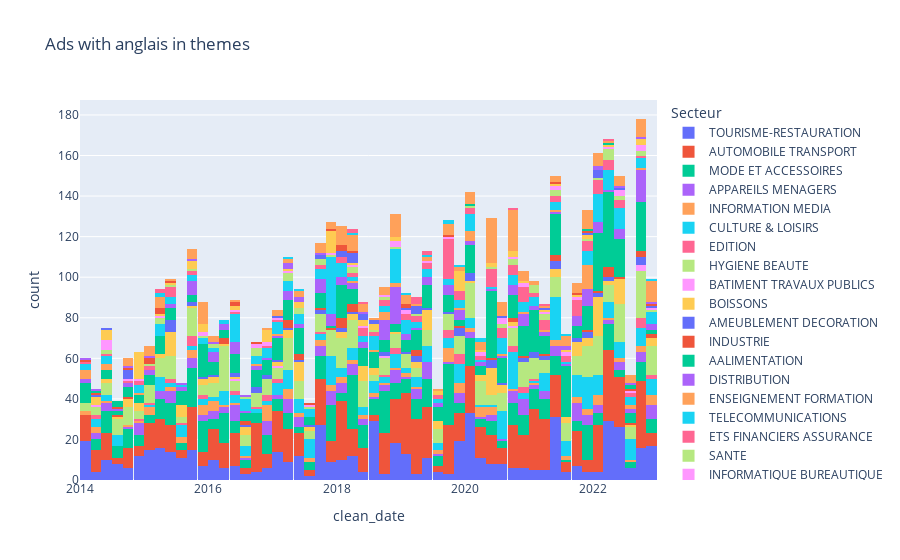

The notebook cell saved with this chart:
### Code cell
theme = 'anglais'

sub_arcom_df = arcom_df[[theme in x for x in arcom_df['clean_theme']]]
fig = px.histogram(sub_arcom_df,
            x='clean_date',
            color='Secteur', title=f'Ads with {theme} in themes')
fig.show()

### Figure 1 — Plotly figure (JSON) as saved in the notebook; plotly's stock layout.template omitted (floating-point values rounded to 4 significant figures; data arrays with more than 128 entries replaced by an {"elided": "..."} marker saying what was removed)
{"data": [{"alignmentgroup": "True", "bingroup": "x", "hovertemplate": "Secteur=TOURISME-RESTAURATION<br>clean_date=%{x}<br>count=%{y}<extra></extra>", "legendgroup": "TOURISME-RESTAURATION", "marker": {"color": "#636efa", "pattern": {"shape": ""}}, "name": "TOURISME-RESTAURATION", "offsetgroup": "TOURISME-RESTAURATION", "orientation": "v", "showlegend": true, "type": "histogram", "x": {"elided": "601 str values"}, "xaxis": "x", "yaxis": "y"}, {"alignmentgroup": "True", "bingroup": "x", "hovertemplate": "Secteur=AUTOMOBILE TRANSPORT<br>clean_date=%{x}<br>count=%{y}<extra></extra>", "legendgroup": "AUTOMOBILE TRANSPORT", "marker": {"color": "#EF553B", "pattern": {"shape": ""}}, "name": "AUTOMOBILE TRANSPORT", "offsetgroup": "AUTOMOBILE TRANSPORT", "orientation": "v", "showlegend": true, "type": "histogram", "x": {"elided": "832 str values"}, "xaxis": "x", "yaxis": "y"}, {"alignmentgroup": "True", "bingroup": "x", "hovertemplate": "Secteur=MODE ET ACCESSOIRES<br>clean_date=%{x}<br>count=%{y}<extra></extra>", "legendgroup": "MODE ET ACCESSOIRES", "marker": {"color": "#00cc96", "pattern": {"shape": ""}}, "name": "MODE ET ACCESSOIRES", "offsetgroup": "MODE ET ACCESSOIRES", "orientation": "v", "showlegend": true, "type": "histogram", "x": {"elided": "484 str values"}, "xaxis": "x", "yaxis": "y"}, {"alignmentgroup": "True", "bingroup": "x", "hovertemplate": "Secteur=APPAREILS MENAGERS<br>clean_date=%{x}<br>count=%{y}<extra></extra>", "legendgroup": "APPAREILS MENAGERS", "marker": {"color": "#ab63fa", "pattern": {"shape": ""}}, "name": "APPAREILS MENAGERS", "offsetgroup": "APPAREILS MENAGERS", "orientation": "v", "showlegend": true, "type": "histogram", "x": {"elided": "194 str values"}, "xaxis": "x", "yaxis": "y"}, {"alignmentgroup": "True", "bingroup": "x", "hovertemplate": "Secteur=INFORMATION MEDIA<br>clean_date=%{x}<br>count=%{y}<extra></extra>", "legendgroup": "INFORMATION MEDIA", "marker": {"color": "#FFA15A", "pattern": {"shape": ""}}, "name": "INFORMATION MEDIA", "offsetgroup": "INFORMATION MEDIA", "orientation": "v", "showlegend": true, "type": "histogram", "x": ["2014-03-12", "2014-03-15", "2014-04-12", "2014-05-04", "2014-10-03", "2014-11-15", "2014-02-10", "2014-02-21", "2015-05-05", "2015-06-14", "2015-07-04", "2015-08-02", "2015-07-28", "2015-09-09", "2015-09-12", "2015-10-06", "2015-11-01", "2015-11-01", "2015-10-31", "2015-11-08", "2015-11-09", "2015-01-27", "2015-12-23", "2015-02-02", "2015-02-22", "2015-02-24", "2016-01-08", "2016-01-08", "2016-01-08", "2016-04-05", "2016-06-06", "2016-08-23", "2016-11-02", "2016-02-07", "2016-12-24", "2016-12-24", "2016-12-25", "2016-12-25", "2016-12-25", "2016-12-25", "2016-12-25", "2016-02-13", "2017-03-31", "2017-04-20", "2017-04-20", "2017-04-20", "2017-05-22", "2017-06-10", "2017-07-01", "2017-08-28", "2017-09-20", "2017-10-23", "2017-10-23", "2017-11-03", "2017-11-03", "2017-12-25", "2017-03-02", "2018-04-27", "2018-04-30", "2018-05-13", "2018-06-18", "2018-08-11", "2018-08-12", "2018-09-07", "2018-11-17", "2018-02-06", "2018-02-20", "2018-02-20", "2019-04-20", "2019-07-30", "2019-07-31", "2019-09-20", "2019-09-21", "2019-09-22", "2019-09-23", "2019-09-29", "2019-01-21", "2019-10-01", "2019-10-15", "2019-12-01", "2019-11-26", "2019-12-21", "2019-12-28", "2019-12-31", "2019-02-25", "2020-04-04", "2020-04-04", "2020-04-21", "2020-04-21", "2020-04-26", "2020-05-02", "2020-05-03", "2020-05-06", "2020-05-17", "2020-09-03", "2020-02-18", "2020-02-18", "2021-06-14", "2021-06-18", "2021-06-26", "2021-08-01", "2021-08-11", "2021-09-04", "2021-09-23", "2021-09-25", "2021-12-21", "2021-12-24", "2021-12-24", "2021-02-22", "2022-04-03", "2022-05-07", "2022-01-10", "2022-06-09", "2022-08-04", "2022-09-15", "2022-09-15", "2022-09-17", "2022-11-12", "2022-11-16", "2022-11-17", "2022-11-25", "2022-12-30", "2022-02-13", "2022-02-17", "2022-02-18", "2022-02-18"], "xaxis": "x", "yaxis": "y"}, {"alignmentgroup": "True", "bingroup": "x", "hovertemplate": "Secteur=CULTURE & LOISIRS<br>clean_date=%{x}<br>count=%{y}<extra></extra>", "legendgroup": "CULTURE & LOISIRS", "marker": {"color": "#19d3f3", "pattern": {"shape": ""}}, "name": "CULTURE & LOISIRS", "offsetgroup": "CULTURE & LOISIRS", "orientation": "v", "showlegend": true, "type": "histogram", "x": {"elided": "325 str values"}, "xaxis": "x", "yaxis": "y"}, {"alignmentgroup": "True", "bingroup": "x", "hovertemplate": "Secteur=EDITION<br>clean_date=%{x}<br>count=%{y}<extra></extra>", "legendgroup": "EDITION", "marker": {"color": "#FF6692", "pattern": {"shape": ""}}, "name": "EDITION", "offsetgroup": "EDITION", "orientation": "v", "showlegend": true, "type": "histogram", "x": ["2014-03-13", "2014-03-13", "2014-12-04", "2015-05-11", "2015-05-18", "2015-07-10", "2015-09-03", "2015-09-20", "2015-09-20", "2015-09-24", "2015-09-24", "2015-11-07", "2015-11-14", "2015-02-23", "2016-06-09", "2016-06-19", "2016-09-25", "2016-11-04", "2016-11-08", "2016-11-26", "2017-09-29", "2017-02-06", "2017-02-06", "2018-09-24", "2018-11-11", "2018-11-20", "2018-12-13", "2019-09-27", "2019-10-06", "2019-10-11", "2019-10-14", "2019-11-03", "2019-12-01", "2019-11-26", "2019-11-26", "2019-12-02", "2020-10-09", "2020-10-15", "2020-10-30", "2020-11-10", "2020-11-14", "2020-11-19", "2021-02-21", "2022-09-27", "2022-10-11", "2022-10-19", "2022-10-29", "2022-10-30", "2022-11-10", "2022-12-21"], "xaxis": "x", "yaxis": "y"}, {"alignmentgroup": "True", "bingroup": "x", "hovertemplate": "Secteur=HYGIENE BEAUTE<br>clean_date=%{x}<br>count=%{y}<extra></extra>", "legendgroup": "HYGIENE BEAUTE", "marker": {"color": "#B6E880", "pattern": {"shape": ""}}, "name": "HYGIENE BEAUTE", "offsetgroup": "HYGIENE BEAUTE", "orientation": "v", "showlegend": true, "type": "histogram", "x": {"elided": "511 str values"}, "xaxis": "x", "yaxis": "y"}, {"alignmentgroup": "True", "bingroup": "x", "hovertemplate": "Secteur=BATIMENT TRAVAUX PUBLICS<br>clean_date=%{x}<br>count=%{y}<extra></extra>", "legendgroup": "BATIMENT TRAVAUX PUBLICS", "marker": {"color": "#FF97FF", "pattern": {"shape": ""}}, "name": "BATIMENT TRAVAUX PUBLICS", "offsetgroup": "BATIMENT TRAVAUX PUBLICS", "orientation": "v", "showlegend": true, "type": "histogram", "x": ["2014-03-21", "2016-05-25", "2017-02-12", "2018-09-16", "2020-10-05", "2022-09-12", "2022-09-12", "2022-10-24"], "xaxis": "x", "yaxis": "y"}, {"alignmentgroup": "True", "bingroup": "x", "hovertemplate": "Secteur=BOISSONS<br>clean_date=%{x}<br>count=%{y}<extra></extra>", "legendgroup": "BOISSONS", "marker": {"color": "#FECB52", "pattern": {"shape": ""}}, "name": "BOISSONS", "offsetgroup": "BOISSONS", "orientation": "v", "showlegend": true, "type": "histogram", "x": {"elided": "178 str values"}, "xaxis": "x", "yaxis": "y"}, {"alignmentgroup": "True", "bingroup": "x", "hovertemplate": "Secteur=AMEUBLEMENT DECORATION<br>clean_date=%{x}<br>count=%{y}<extra></extra>", "legendgroup": "AMEUBLEMENT DECORATION", "marker": {"color": "#636efa", "pattern": {"shape": ""}}, "name": "AMEUBLEMENT DECORATION", "offsetgroup": "AMEUBLEMENT DECORATION", "orientation": "v", "showlegend": true, "type": "histogram", "x": ["2014-04-07", "2015-05-18", "2015-05-18", "2015-05-18", "2015-05-18", "2015-06-15", "2015-06-15", "2015-09-07", "2015-10-25", "2015-11-02", "2016-01-09", "2016-05-15", "2016-05-22", "2016-07-04", "2016-09-04", "2016-09-05", "2016-09-15", "2016-11-07", "2016-11-07", "2017-03-30", "2017-05-29", "2017-07-03", "2017-10-01", "2017-10-01", "2017-01-23", "2018-03-11", "2018-01-19", "2018-09-10", "2018-01-26", "2018-10-11", "2019-04-14", "2019-04-14", "2019-05-16", "2019-10-07", "2019-11-18", "2019-11-18", "2019-11-29", "2019-01-31", "2019-12-24", "2019-03-01", "2020-01-06", "2020-01-08", "2020-01-08", "2020-05-19", "2020-05-21", "2020-05-25", "2020-06-29", "2020-07-16", "2020-11-16", "2020-11-29", "2020-02-17", "2021-03-08", "2021-05-24", "2021-05-24", "2021-05-24", "2021-05-24", "2021-01-17", "2021-09-05", "2021-09-17", "2021-01-25", "2021-11-15", "2021-11-15", "2021-11-21", "2021-02-15", "2021-03-01", "2022-04-10", "2022-04-24", "2022-01-16", "2022-01-16", "2022-09-02", "2022-09-02", "2022-09-04", "2022-09-04"], "xaxis": "x", "yaxis": "y"}, {"alignmentgroup": "True", "bingroup": "x", "hovertemplate": "Secteur=INDUSTRIE<br>clean_date=%{x}<br>count=%{y}<extra></extra>", "legendgroup": "INDUSTRIE", "marker": {"color": "#EF553B", "pattern": {"shape": ""}}, "name": "INDUSTRIE", "offsetgroup": "INDUSTRIE", "orientation": "v", "showlegend": true, "type": "histogram", "x": ["2014-04-14", "2014-08-25", "2014-10-28", "2016-03-09", "2016-03-24", "2016-03-24", "2016-07-25", "2016-08-07", "2017-03-17", "2017-03-26", "2017-03-26", "2017-04-17", "2017-05-08", "2017-05-23", "2017-06-18", "2017-09-10", "2017-11-26", "2018-01-06", "2018-03-18", "2018-03-19", "2018-04-02", "2018-04-29", "2018-01-08", "2018-01-08", "2018-01-28", "2018-02-01", "2019-04-01", "2019-04-01", "2019-04-15", "2019-11-25", "2020-05-18", "2020-10-05", "2020-10-05", "2020-11-05", "2021-03-08", "2021-06-16", "2021-06-28", "2021-06-28", "2021-12-13", "2022-04-11", "2022-04-11", "2022-04-11", "2022-04-18", "2022-04-18", "2022-01-10", "2022-06-03", "2022-08-31", "2022-09-20", "2022-09-26", "2022-09-26", "2022-11-21", "2022-12-16"], "xaxis": "x", "yaxis": "y"}, {"alignmentgroup": "True", "bingroup": "x", "hovertemplate": "Secteur=AALIMENTATION<br>clean_date=%{x}<br>count=%{y}<extra></extra>", "legendgroup": "AALIMENTATION", "marker": {"color": "#00cc96", "pattern": {"shape": ""}}, "name": "AALIMENTATION", "offsetgroup": "AALIMENTATION", "orientation": "v", "showlegend": true, "type": "histogram", "x": {"elided": "549 str values"}, "xaxis": "x", "yaxis": "y"}, {"alignmentgroup": "True", "bingroup": "x", "hovertemplate": "Secteur=DISTRIBUTION<br>clean_date=%{x}<br>count=%{y}<extra></extra>", "legendgroup": "DISTRIBUTION", "marker": {"color": "#ab63fa", "pattern": {"shape": ""}}, "name": "DISTRIBUTION", "offsetgroup": "DISTRIBUTION", "orientation": "v", "showlegend": true, "type": "histogram", "x": {"elided": "183 str values"}, "xaxis": "x", "yaxis": "y"}, {"alignmentgroup": "True", "bingroup": "x", "hovertemplate": "Secteur=ENSEIGNEMENT FORMATION<br>clean_date=%{x}<br>count=%{y}<extra></extra>", "legendgroup": "ENSEIGNEMENT FORMATION", "marker": {"color": "#FFA15A", "pattern": {"shape": ""}}, "name": "ENSEIGNEMENT FORMATION", "offsetgroup": "ENSEIGNEMENT FORMATION", "orientation": "v", "showlegend": true, "type": "histogram", "x": ["2014-01-06", "2014-01-06", "2014-01-06", "2014-01-06", "2014-05-12", "2014-05-12", "2014-06-05", "2014-12-15", "2016-10-31", "2017-01-02", "2018-04-08", "2018-08-09", "2018-09-01", "2018-09-02", "2018-09-02", "2018-09-02", "2018-12-25", "2018-12-25", "2019-12-25", "2020-01-04", "2020-08-17", "2020-11-23", "2020-01-30", "2020-01-30", "2020-02-07", "2020-02-17", "2021-04-26", "2021-05-15", "2021-12-04", "2021-12-04", "2021-12-05", "2021-12-05", "2021-12-05", "2021-11-29", "2021-11-29", "2021-11-29", "2021-11-30", "2021-11-30", "2021-11-30", "2021-11-30", "2022-08-21", "2022-08-21", "2022-10-20"], "xaxis": "x", "yaxis": "y"}, {"alignmentgroup": "True", "bingroup": "x", "hovertemplate": "Secteur=TELECOMMUNICATIONS<br>clean_date=%{x}<br>count=%{y}<extra></extra>", "legendgroup": "TELECOMMUNICATIONS", "marker": {"color": "#19d3f3", "pattern": {"shape": ""}}, "name": "TELECOMMUNICATIONS", "offsetgroup": "TELECOMMUNICATIONS", "orientation": "v", "showlegend": true, "type": "histogram", "x": {"elided": "268 str values"}, "xaxis": "x", "yaxis": "y"}, {"alignmentgroup": "True", "bingroup": "x", "hovertemplate": "Secteur=ETS FINANCIERS ASSURANCE<br>clean_date=%{x}<br>count=%{y}<extra></extra>", "legendgroup": "ETS FINANCIERS ASSURANCE", "marker": {"color": "#FF6692", "pattern": {"shape": ""}}, "name": "ETS FINANCIERS ASSURANCE", "offsetgroup": "ETS FINANCIERS ASSURANCE", "orientation": "v", "showlegend": true, "type": "histogram", "x": {"elided": "144 str values"}, "xaxis": "x", "yaxis": "y"}, {"alignmentgroup": "True", "bingroup": "x", "hovertemplate": "Secteur=SANTE<br>clean_date=%{x}<br>count=%{y}<extra></extra>", "legendgroup": "SANTE", "marker": {"color": "#B6E880", "pattern": {"shape": ""}}, "name": "SANTE", "offsetgroup": "SANTE", "orientation": "v", "showlegend": true, "type": "histogram", "x": ["2014-05-20", "2014-06-16", "2015-03-02", "2015-03-02", "2015-03-30", "2015-06-29", "2015-10-26", "2015-12-01", "2015-02-02", "2016-07-01", "2016-10-02", "2016-01-29", "2016-10-10", "2016-10-10", "2016-10-10", "2016-02-08", "2017-03-31", "2017-04-10", "2017-04-18", "2017-04-19", "2017-05-22", "2017-06-03", "2017-06-05", "2017-08-17", "2017-09-22", "2017-09-23", "2017-09-25", "2017-12-17", "2018-03-06", "2018-04-17", "2018-04-23", "2018-07-14", "2018-10-02", "2018-11-09", "2019-03-10", "2020-05-28", "2020-01-13", "2020-08-03", "2020-08-03", "2020-10-02", "2020-09-28", "2020-10-26", "2021-04-05", "2021-04-19", "2021-04-26", "2021-05-03", "2021-05-06", "2021-06-14", "2021-02-01", "2021-02-01", "2021-12-27", "2021-02-25", "2021-02-26", "2022-04-04", "2022-04-05", "2022-04-05", "2022-06-13", "2022-06-13", "2022-10-13", "2022-11-03", "2022-10-31", "2022-02-21", "2022-03-01", "2022-03-04"], "xaxis": "x", "yaxis": "y"}, {"alignmentgroup": "True", "bingroup": "x", "hovertemplate": "Secteur=INFORMATIQUE BUREAUTIQUE<br>clean_date=%{x}<br>count=%{y}<extra></extra>", "legendgroup": "INFORMATIQUE BUREAUTIQUE", "marker": {"color": "#FF97FF", "pattern": {"shape": ""}}, "name": "INFORMATIQUE BUREAUTIQUE", "offsetgroup": "INFORMATIQUE BUREAUTIQUE", "orientation": "v", "showlegend": true, "type": "histogram", "x": ["2014-05-25", "2014-05-25", "2014-05-25", "2014-06-16", "2014-06-24", "2014-09-28", "2014-11-03", "2015-03-12", "2015-11-02", "2015-12-02", "2016-06-23", "2016-09-25", "2016-09-29", "2016-12-05", "2016-12-14", "2017-04-09", "2017-08-26", "2017-11-27", "2017-02-21", "2018-03-19", "2018-05-14", "2018-10-01", "2018-11-05", "2018-11-26", "2018-12-26", "2019-06-03", "2019-01-14", "2019-01-14", "2019-09-30", "2020-04-21", "2020-04-29", "2020-07-13", "2020-08-01", "2020-08-29", "2020-10-05", "2020-12-07", "2020-12-11", "2021-04-09", "2021-05-17", "2021-06-10", "2021-07-04", "2021-07-05", "2021-10-21", "2022-04-18", "2022-05-09", "2022-06-06", "2022-06-20", "2022-08-02", "2022-09-20", "2022-10-03", "2022-10-16", "2022-11-01"], "xaxis": "x", "yaxis": "y"}, {"alignmentgroup": "True", "bingroup": "x", "hovertemplate": "Secteur=AUDIOVISUEL PHOTO CINEMA<br>clean_date=%{x}<br>count=%{y}<extra></extra>", "legendgroup": "AUDIOVISUEL PHOTO CINEMA", "marker": {"color": "#FECB52", "pattern": {"shape": ""}}, "name": "AUDIOVISUEL PHOTO CINEMA", "offsetgroup": "AUDIOVISUEL PHOTO CINEMA", "orientation": "v", "showlegend": true, "type": "histogram", "x": ["2014-06-02", "2014-06-02", "2014-06-13", "2014-06-16", "2014-06-28", "2014-11-06", "2014-11-09", "2014-11-10", "2014-11-13", "2014-11-16", "2014-11-16", "2014-11-21", "2014-11-22", "2014-11-22", "2014-11-22", "2014-11-23", "2014-12-01", "2014-12-07", "2015-04-01", "2015-06-15", "2015-09-11", "2015-10-17", "2015-10-17", "2015-10-24", "2015-11-02", "2015-12-07", "2015-12-12", "2015-12-13", "2016-06-01", "2016-06-02", "2016-11-13", "2016-11-21", "2016-11-28", "2016-11-29", "2016-12-12", "2016-12-12", "2017-04-28", "2017-06-25", "2017-06-25", "2017-06-25", "2017-11-06", "2017-11-06", "2017-11-20", "2017-11-24", "2017-12-04", "2017-12-05", "2017-12-10", "2017-12-11", "2017-12-13", "2017-12-14", "2017-12-22", "2018-03-19", "2018-06-12", "2018-06-19", "2018-06-26", "2018-07-03", "2018-07-03", "2018-07-03", "2018-12-05", "2018-12-10", "2019-08-31", "2019-08-31", "2019-11-12", "2019-11-27", "2019-11-29", "2019-11-29", "2019-12-06", "2019-12-09", "2019-12-09", "2019-12-09", "2019-12-17", "2019-12-17", "2020-03-23", "2020-06-12", "2020-06-13", "2020-09-18", "2020-10-05", "2020-10-31", "2020-11-13", "2021-06-07", "2021-08-16", "2021-09-27", "2021-11-13", "2021-11-14", "2021-03-04", "2022-03-15", "2022-10-17", "2022-10-31", "2022-10-31"], "xaxis": "x", "yaxis": "y"}, {"alignmentgroup": "True", "bingroup": "x", "hovertemplate": "Secteur=ENERGIE<br>clean_date=%{x}<br>count=%{y}<extra></extra>", "legendgroup": "ENERGIE", "marker": {"color": "#636efa", "pattern": {"shape": ""}}, "name": "ENERGIE", "offsetgroup": "ENERGIE", "orientation": "v", "showlegend": true, "type": "histogram", "x": ["2014-06-12", "2014-09-23", "2014-10-05", "2014-10-06", "2014-10-27", "2017-09-20", "2017-10-09", "2017-02-15", "2018-03-11", "2018-03-11", "2018-03-11", "2018-03-11", "2018-04-08", "2018-01-14", "2018-05-14", "2018-05-14", "2018-05-27", "2018-01-15", "2018-01-15", "2018-08-26", "2018-08-26", "2019-04-07", "2019-04-07", "2019-04-11", "2019-04-11", "2019-01-20", "2020-08-08", "2021-03-15", "2021-11-29", "2022-06-14", "2022-01-23", "2022-01-23", "2022-12-02", "2022-02-07", "2022-02-16"], "xaxis": "x", "yaxis": "y"}, {"alignmentgroup": "True", "bingroup": "x", "hovertemplate": "Secteur=CORPORATE<br>clean_date=%{x}<br>count=%{y}<extra></extra>", "legendgroup": "CORPORATE", "marker": {"color": "#EF553B", "pattern": {"shape": ""}}, "name": "CORPORATE", "offsetgroup": "CORPORATE", "orientation": "v", "showlegend": true, "type": "histogram", "x": ["2014-07-04", "2014-09-12", "2014-02-23", "2015-03-27", "2015-03-27", "2015-03-28", "2015-05-24", "2015-01-30", "2015-02-21", "2015-02-23", "2016-05-15", "2016-05-16", "2016-09-02", "2017-08-08", "2017-11-06", "2018-03-05", "2018-02-04", "2018-02-12", "2018-02-19", "2019-09-16", "2019-02-08", "2019-02-16", "2021-06-15", "2021-09-10", "2021-12-13", "2022-07-24", "2022-12-05"], "xaxis": "x", "yaxis": "y"}, {"alignmentgroup": "True", "bingroup": "x", "hovertemplate": "Secteur=IMMOBILIER<br>clean_date=%{x}<br>count=%{y}<extra></extra>", "legendgroup": "IMMOBILIER", "marker": {"color": "#00cc96", "pattern": {"shape": ""}}, "name": "IMMOBILIER", "offsetgroup": "IMMOBILIER", "orientation": "v", "showlegend": true, "type": "histogram", "x": ["2014-07-20", "2014-07-20", "2014-07-20", "2020-02-21", "2021-11-08", "2022-03-07", "2022-08-15", "2022-08-24"], "xaxis": "x", "yaxis": "y"}, {"alignmentgroup": "True", "bingroup": "x", "hovertemplate": "Secteur=ENTRETIEN<br>clean_date=%{x}<br>count=%{y}<extra></extra>", "legendgroup": "ENTRETIEN", "marker": {"color": "#ab63fa", "pattern": {"shape": ""}}, "name": "ENTRETIEN", "offsetgroup": "ENTRETIEN", "orientation": "v", "showlegend": true, "type": "histogram", "x": ["2014-01-24", "2014-09-29", "2015-07-20", "2015-09-14", "2015-02-15", "2016-07-25", "2016-01-25", "2017-03-06", "2017-04-03", "2017-04-24", "2017-05-20", "2017-06-04", "2017-09-18", "2018-06-30", "2021-08-20", "2021-08-20", "2022-05-15", "2022-01-14", "2022-01-14", "2022-08-15", "2022-09-26", "2022-12-01"], "xaxis": "x", "yaxis": "y"}, {"alignmentgroup": "True", "bingroup": "x", "hovertemplate": "Secteur=SERVICES<br>clean_date=%{x}<br>count=%{y}<extra></extra>", "legendgroup": "SERVICES", "marker": {"color": "#FFA15A", "pattern": {"shape": ""}}, "name": "SERVICES", "offsetgroup": "SERVICES", "orientation": "v", "showlegend": true, "type": "histogram", "x": {"elided": "228 str values"}, "xaxis": "x", "yaxis": "y"}, {"alignmentgroup": "True", "bingroup": "x", "hovertemplate": "Secteur=ACTIONS HUMANITAIRES<br>clean_date=%{x}<br>count=%{y}<extra></extra>", "legendgroup": "ACTIONS HUMANITAIRES", "marker": {"color": "#19d3f3", "pattern": {"shape": ""}}, "name": "ACTIONS HUMANITAIRES", "offsetgroup": "ACTIONS HUMANITAIRES", "orientation": "v", "showlegend": true, "type": "histogram", "x": ["2015-03-13", "2015-03-14", "2017-04-06", "2017-06-26", "2018-04-07", "2019-05-09", "2019-09-18", "2019-09-21", "2019-12-09", "2019-02-22", "2020-04-22", "2020-04-24", "2021-07-05", "2022-12-20"], "xaxis": "x", "yaxis": "y"}, {"alignmentgroup": "True", "bingroup": "x", "hovertemplate": "Secteur=AGRICULTURE JARDINAGE<br>clean_date=%{x}<br>count=%{y}<extra></extra>", "legendgroup": "AGRICULTURE JARDINAGE", "marker": {"color": "#FF6692", "pattern": {"shape": ""}}, "name": "AGRICULTURE JARDINAGE", "offsetgroup": "AGRICULTURE JARDINAGE", "orientation": "v", "showlegend": true, "type": "histogram", "x": ["2015-04-20", "2015-04-27", "2018-03-18", "2018-04-08", "2018-05-13", "2019-03-17", "2019-04-03", "2019-04-05", "2019-05-12", "2019-05-12", "2020-09-29", "2021-04-12", "2022-04-10"], "xaxis": "x", "yaxis": "y"}], "layout": {"barmode": "relative", "legend": {"title": {"text": "Secteur"}, "tracegroupgap": 0}, "title": {"text": "Ads with anglais in themes"}, "xaxis": {"anchor": "y", "domain": [0, 1], "title": {"text": "clean_date"}}, "yaxis": {"anchor": "x", "domain": [0, 1], "title": {"text": "count"}}}}
